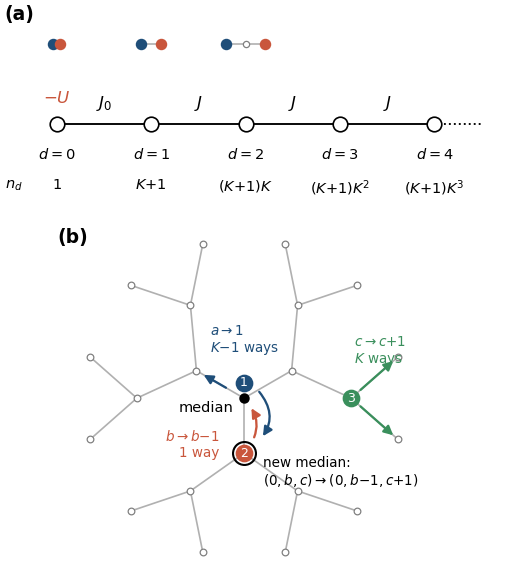

Reproduce this figure in Python.
"""Schematic of the uniform-sector calculation: (a) the pair problem reduced
to a half line in the distance d; (b) the moves in the three-body orbit (a,b,c)."""
import numpy as np, matplotlib
matplotlib.use("Agg")
import matplotlib.pyplot as plt
from matplotlib import rcParams
rcParams.update({"font.size": 9, "axes.linewidth": 0.6})
B, R, G = "#1f4e79", "#c9563c", "#3a8f5c"
fig = plt.figure(figsize=(3.4, 3.9))
# ---------------- (a) half line
ax = fig.add_axes([0.0, 0.62, 1.0, 0.38]); ax.axis("off"); ax.set_xlim(-0.6, 10.2); ax.set_ylim(-1.9, 2.4)
xs = [0.6, 2.6, 4.6, 6.6, 8.6]
for i, x in enumerate(xs[:-1]):
    ax.plot([x, xs[i + 1]], [0, 0], color="black", lw=0.9)
    ax.text(0.5 * (x + xs[i + 1]), 0.22, "$J_0$" if i == 0 else "$J$", fontsize=8, ha="center", va="bottom")
ax.plot([xs[-1], xs[-1] + 1.0], [0, 0], color="black", lw=0.9, ls=":")
for i, x in enumerate(xs):
    ax.plot(x, 0, "o", color="white", mec="black", ms=7, mew=0.8, zorder=3)
    ax.text(x, -0.45, f"$d={i}$", fontsize=7, ha="center", va="top")
nd = ["$1$", "$K{+}1$", "$(K{+}1)K$", "$(K{+}1)K^{2}$", "$(K{+}1)K^{3}$"]
for x, s in zip(xs, nd): ax.text(x, -1.05, s, fontsize=7, ha="center", va="top")
ax.text(-0.5, -1.05, "$n_d$", fontsize=7, ha="left", va="top")
ax.text(xs[0], 0.35, "$-U$", fontsize=8, ha="center", va="bottom", color=R)
# mini configurations above sites 0,1,2: a short piece of tree (path) with the two particles
def mini(xc, d):
    y = 1.55; step = 0.42
    pts = [xc + (k - d / 2) * step for k in range(d + 1)] if d > 0 else [xc]
    for k in range(len(pts) - 1): ax.plot([pts[k], pts[k + 1]], [y, y], color="#b0b0b0", lw=0.8)
    for p in pts: ax.plot(p, y, "o", color="white", mec="#808080", ms=3, mew=0.6, zorder=2)
    if d == 0:
        ax.plot(xc - 0.07, y, "o", color=B, ms=4.5, zorder=3); ax.plot(xc + 0.07, y, "o", color=R, ms=4.5, zorder=3)
    else:
        ax.plot(pts[0], y, "o", color=B, ms=4.5, zorder=3); ax.plot(pts[-1], y, "o", color=R, ms=4.5, zorder=3)
for x, d in zip(xs[:3], (0, 1, 2)): mini(x, d)
ax.text(-0.5, 2.3, "(a)", fontsize=9, fontweight="bold", va="top")
# ---------------- (b) three-body moves on a tree piece
bx = fig.add_axes([0.0, 0.0, 1.0, 0.62]); bx.set_aspect("equal"); bx.axis("off")
K, D = 2, 3
pos = {(): (0.0, 0.0)}; edges = []
def grow(path, a0, a1, depth):
    if depth == D: return
    n = K + 1 if depth == 0 else K
    for i in range(n):
        b0 = a0 + (a1 - a0) * i / n; b1 = a0 + (a1 - a0) * (i + 1) / n; am = 0.5 * (b0 + b1); r = 1.0 + 0.95 * depth
        c = path + (i,); pos[c] = (r * np.cos(am), r * np.sin(am)); edges.append((path, c)); grow(c, b0, b1, depth + 1)
grow((), np.pi / 2, np.pi / 2 + 2 * np.pi, 0)
for u, v in edges: bx.plot([pos[u][0], pos[v][0]], [pos[u][1], pos[v][1]], color="#b0b0b0", lw=0.8, zorder=1)
for v, (x, y) in pos.items(): bx.plot(x, y, "o", color="white", mec="#808080", ms=3.2, mew=0.6, zorder=2)
# particles: 1 at the median (a=0); 2 at distance 1 in branch 1 (b=1); 3 at distance 2 in branch 2 (c=2)
p1, p2, p3 = (), (1,), (2, 0)
m = pos[()]
bx.plot(m[0], m[1], "o", color="black", ms=4, zorder=4)
def dot(v, c, lab, dx=0, dy=0):
    x, y = pos[v]; bx.plot(x + dx, y + dy, "o", color=c, ms=7.5, zorder=5); bx.text(x + dx, y + dy, lab, color="white", fontsize=6, ha="center", va="center", zorder=6)
dot(p1, B, "1", dx=0.0, dy=0.28); dot(p2, R, "2"); dot(p3, G, "3")
bx.text(m[0] - 0.2, m[1] - 0.05, "median", fontsize=7, ha="right", va="top")
def arrow(u, v, c, shrinkA=6, shrinkB=3, rad=0.0):
    bx.annotate("", xy=pos[v], xytext=pos[u], arrowprops=dict(arrowstyle="-|>", color=c, lw=1.1, shrinkA=shrinkA, shrinkB=shrinkB, connectionstyle=f"arc3,rad={rad}"), zorder=6)
# (i) particle 3 outward: c -> c+1, K ways
arrow(p3, p3 + (0,), G); arrow(p3, p3 + (1,), G)
x, y = pos[p3]; bx.text(x + 0.05, y + 0.55, "$c\\to c{+}1$\n$K$ ways", fontsize=6.5, color=G, ha="left", va="bottom")
# (ii) particle 2 inward: b -> b-1, 1 way
arrow(p2, (), R, shrinkA=9, shrinkB=6, rad=0.45)
x, y = pos[p2]; bx.text(x - 0.45, y + 0.15, "$b\\to b{-}1$\n1 way", fontsize=6.5, color=R, ha="right", va="center")
# (iii) particle 1 from the median into a fresh branch: a -> 1, K-1 ways
arrow((), (0,), B, shrinkA=10, shrinkB=4)
x, y = pos[(0,)]; bx.text(x + 0.25, y + 0.25, "$a\\to1$\n$K{-}1$ ways", fontsize=6.5, color=B, ha="left", va="bottom")
# (iv) particle 1 towards particle 2: median moves, (0,b,c) -> (0,b-1,c+1)
bx.annotate("", xy=(pos[(1,)][0] + 0.12, pos[(1,)][1] + 0.05), xytext=(pos[()][0] + 0.12, pos[()][1] + 0.28), arrowprops=dict(arrowstyle="-|>", color=B, lw=1.1, shrinkA=6, shrinkB=9, connectionstyle="arc3,rad=-0.55"), zorder=6)
x, y = pos[(1,)]; bx.plot(x, y, "o", color="none", mec="black", ms=11, mew=1.0, ls="--", zorder=3)
bx.text(x + 0.35, y - 0.05, "new median:\n$(0,b,c)\\to(0,b{-}1,c{+}1)$", fontsize=6.5, color="black", ha="left", va="top")
bx.text(-3.4, 3.1, "(b)", fontsize=9, fontweight="bold", va="top")
bx.set_xlim(-3.5, 3.9); bx.set_ylim(-3.4, 3.2)
fig.savefig("fig0b.pdf"); fig.savefig("fig0b.png", dpi=150)
